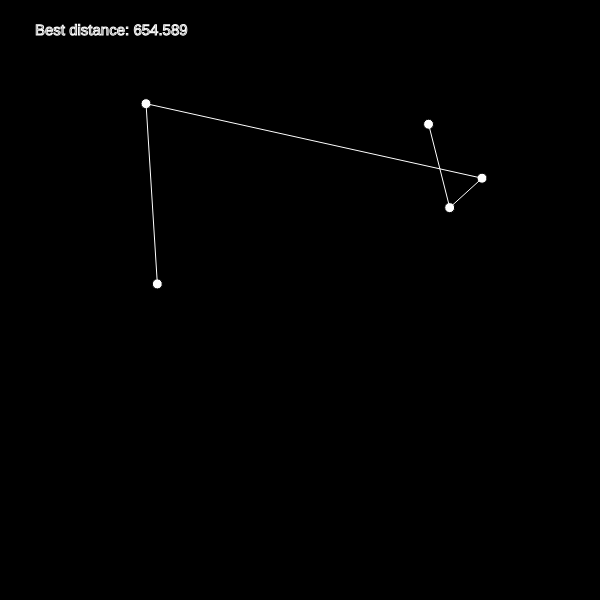
Frame 1 (no input)
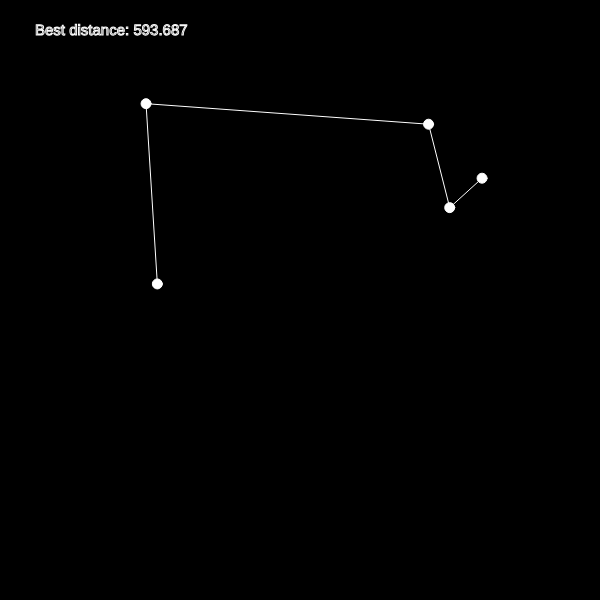
Frame 60 (no input)
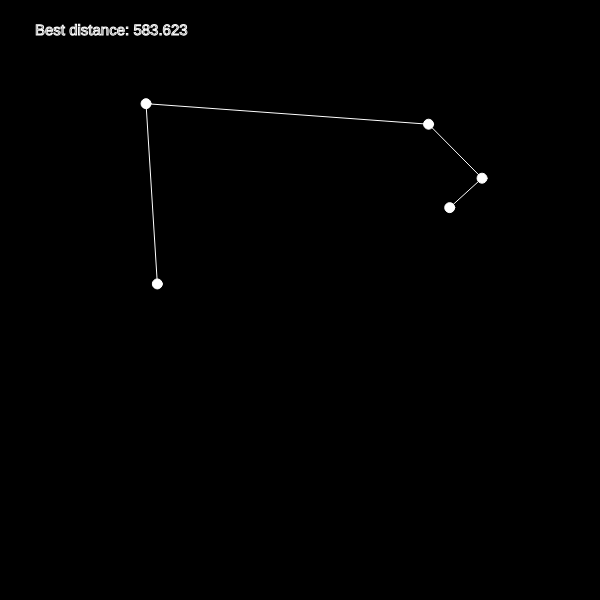
Frame 120 (the mouse pressed at the canvas centre since frame 60)

The p5.js sketch that drew these frames (run headless with seeded random() and noise() and a simulated clock; from frame 60 on, the mouse is pressed at the canvas centre):

// p5.js sketch
// ── sketch.js
var locs = [];
var numlocs;
var pointSize;
var currDist;
var bestDist;
var bestPath = [];

function setup()
{
	createCanvas(600, 600);
	numlocs = 5;
	pointSize = 10;
	bestDist = 0;
	currDist = 0;
	for (var i = 0; i < numlocs; i++) {
		locs.push(createVector(random(width), random(height)));
	}
}

function draw()
{
	background(0);
	calcDist();
	showPoints();
	drawPath();
	showText();
	changeLoc();
}

function showPoints()
{
	fill(255);
	for (var i = 0; i < bestPath.length; i++) {
		ellipse(bestPath[i].x, bestPath[i].y, pointSize, pointSize);
	}
}

function drawPath()
{
	stroke(255);
	for (var i = 0; i < bestPath.length - 1; i++) {
		line(bestPath[i].x, bestPath[i].y, bestPath[i+1].x, bestPath[i+1].y);
	}
}

function calcDist()
{
	currDist = 0;
	for (var i = 0; i < locs.length - 1; i++) {
		currDist += dist(locs[i].x, locs[i].y, locs[i+1].x, locs[i+1].y);
	}

	if (currDist < bestDist || bestDist === 0) {
		bestDist = (floor(currDist * 1000))/1000; //rounds down to 3 digits
		bestPath = locs.slice();
	}
}

// Assumes numlocs is > 2
function changeLoc()
{
	swap(0, floor(random(1,numlocs)));
}

function swap(index1, index2)
{
	var temp = locs[index1];
	locs[index1] = locs[index2];
	locs[index2] = temp;
}

function showText()
{
	fill(225, 55);
	textSize(15);
	text("Best distance: " + bestDist, 35, 35);
}
